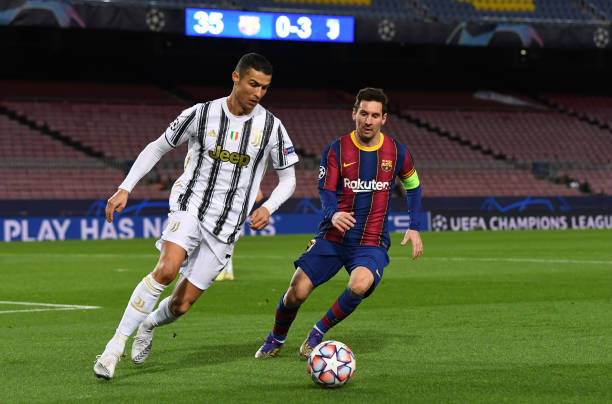
#> input picture 07.jpg, 612 x 404 px
$ jupyter execute Thresholding.ipynb
#> lines starting #> are read from the running program, lines starting #| are printed output that depends on the picture; after the words box and inside, x2 and y2 are one past the last pixel; in counts of white or black regions, pixels touching at a corner belong together
## Ex-08 Thresholding
**Name :** MITHUN S   **Reg. No :** 212224240088 **Slot No :** 26OD1199

[cell 1]
import numpy as np
import matplotlib.pyplot as plt
import cv2

[cell 2]
image = cv2.imread('07.jpg',1)
#> image is the input picture: shape (404, 612, 3); mean B, G, R 60.2, 83.9, 77.7
image = cv2.cvtColor(image,cv2.COLOR_BGR2RGB)
image_gray = cv2.imread('07.jpg',0)
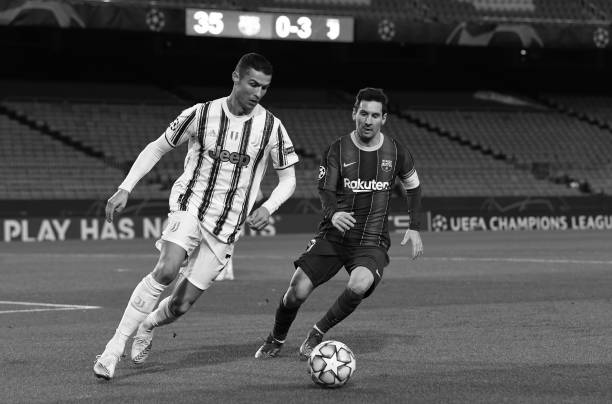
#> image_gray: shape (404, 612); min 0, max 255, mean 79.3

[cell 3]
ret,thresh_img1=cv2.threshold(image_gray,86,255,cv2.THRESH_BINARY)
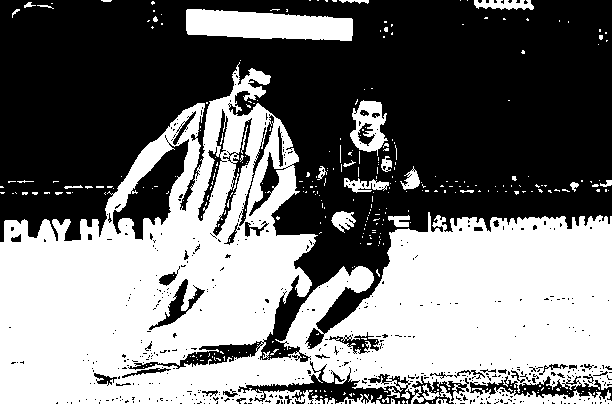
#> thresh_img1: shape (404, 612); 46.3% white; 348 white regions (319 under 20 px), largest, box (x1, y1, x2, y2) and area: (0, 62, 612, 404) 105381, (186, 9, 353, 41) 4101, (350, 100, 388, 156) 1125
ret,thresh_img2=cv2.threshold(image_gray,86,255,cv2.THRESH_BINARY_INV)
ret,thresh_img3=cv2.threshold(image_gray,86,255,cv2.THRESH_TOZERO)
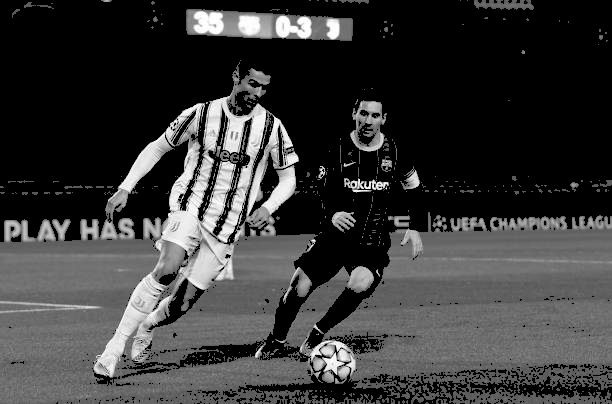
#> thresh_img3: shape (404, 612); min 0, max 255, mean 58.2
ret,thresh_img4=cv2.threshold(image_gray,86,255,cv2.THRESH_TOZERO_INV)
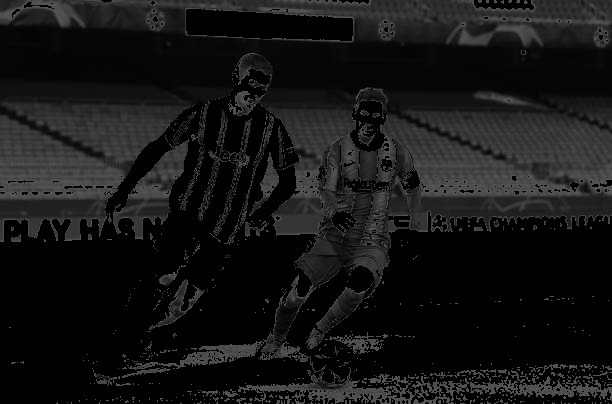
#> thresh_img4: shape (404, 612); min 0, max 86, mean 21.2
ret,thresh_img5=cv2.threshold(image_gray,100,255,cv2.THRESH_TRUNC)
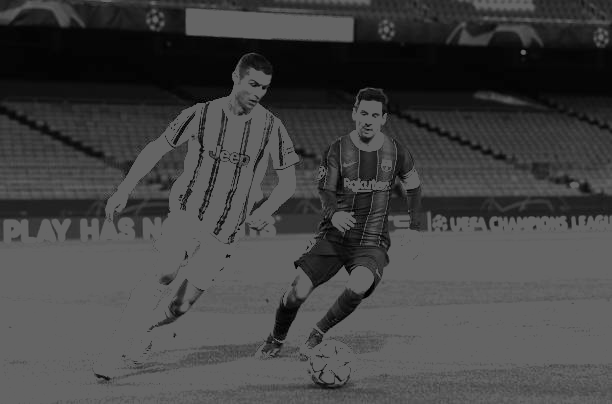
#> thresh_img5: shape (404, 612); min 0, max 100, mean 66.8

[cell 4]
thresh_img7=cv2.adaptiveThreshold(image_gray,255,cv2.ADAPTIVE_THRESH_MEAN_C,cv2.THRESH_BINARY,11,2)
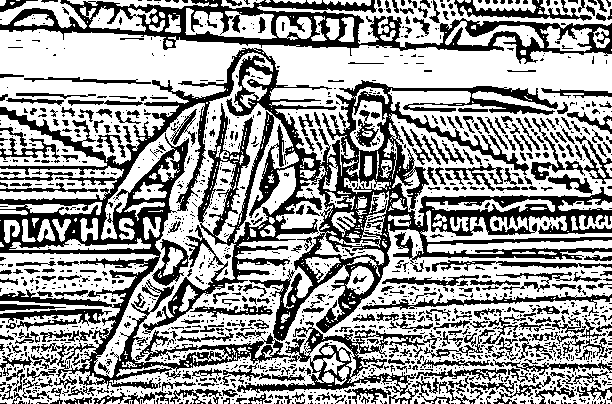
#> thresh_img7: shape (404, 612); 61.2% white; 1497 black regions (1133 under 20 px), largest, box (x1, y1, x2, y2) and area: (0, 48, 612, 389) 46071, (0, 0, 612, 64) 10179, (237, 321, 442, 404) 3403
thresh_img8=cv2.adaptiveThreshold(image_gray,255,cv2.ADAPTIVE_THRESH_GAUSSIAN_C,cv2.THRESH_BINARY,11,2)
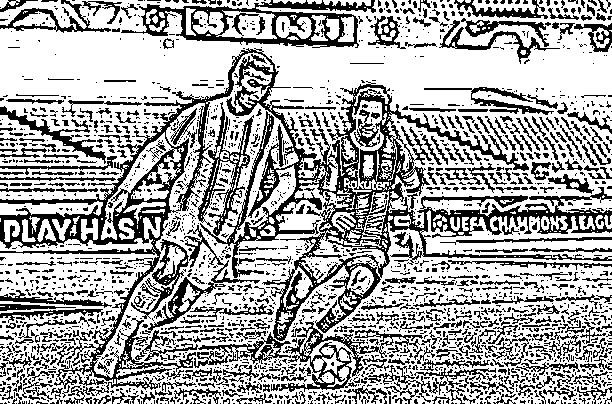
#> thresh_img8: shape (404, 612); 66% white; 2245 black regions (1782 under 20 px), largest, box (x1, y1, x2, y2) and area: (0, 48, 612, 396) 31313, (121, 0, 376, 48) 3820, (279, 321, 423, 392) 2184

[cell 5]
ret,thresh_img6=cv2.threshold(image_gray,0,255,cv2.THRESH_BINARY+cv2.THRESH_OTSU)
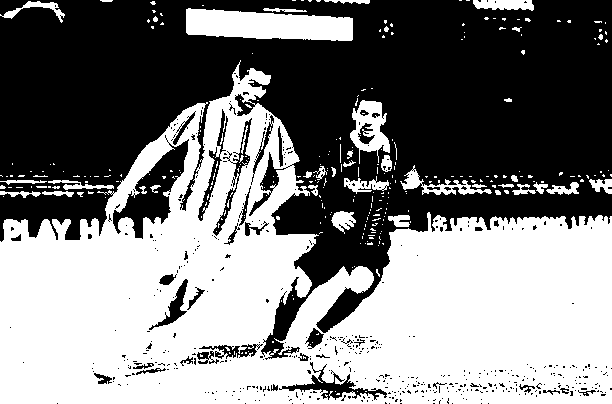
#> thresh_img6: shape (404, 612); 50% white; 304 white regions (263 under 20 px), largest, box (x1, y1, x2, y2) and area: (0, 60, 612, 404) 112026, (186, 8, 353, 41) 4188, (350, 100, 390, 164) 1271
#> ret = 79

[cell 6]
titles = [
    "Gray Image",
    "Threshold Image (Binary)",
    "Threshold Image (Binary Inverse)",
    "Threshold Image (To Zero)",
    "Threshold Image (To Zero-Inverse)",
    "Threshold Image (Truncate)",
    "Otsu",
    "Adaptive Threshold (Mean)",
    "Adaptive Threshold (Gaussian)"
]

images = [
    image_gray,
    thresh_img1,
    thresh_img2,
    thresh_img3,
    thresh_img4,
    thresh_img5,
    thresh_img6,
    thresh_img7,
    thresh_img8
]

for i in range(0, 9):
    plt.figure(figsize=(10, 10))

    plt.subplot(1, 2, 1)
    plt.title("Original Image")
    plt.imshow(image)
    plt.axis("off")

    plt.subplot(1, 2, 2)
    plt.title(titles[i])
    plt.imshow(cv2.cvtColor(images[i], cv2.COLOR_BGR2RGB))
    plt.axis("off")

    plt.show()
#> this loop made 9 passes
#> pass 1, `plt.show()`:
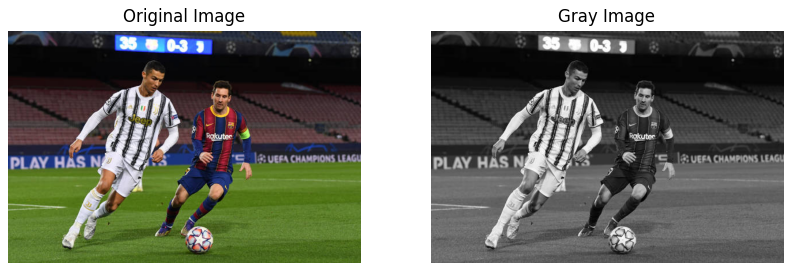
#> figure drawn by matplotlib, 2 panels
#> pass 2, `plt.show()`:
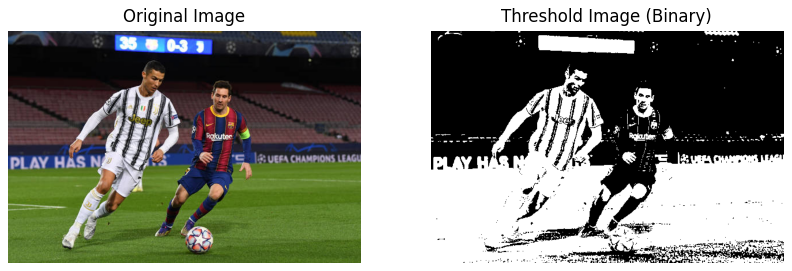
#> figure drawn by matplotlib, 2 panels
